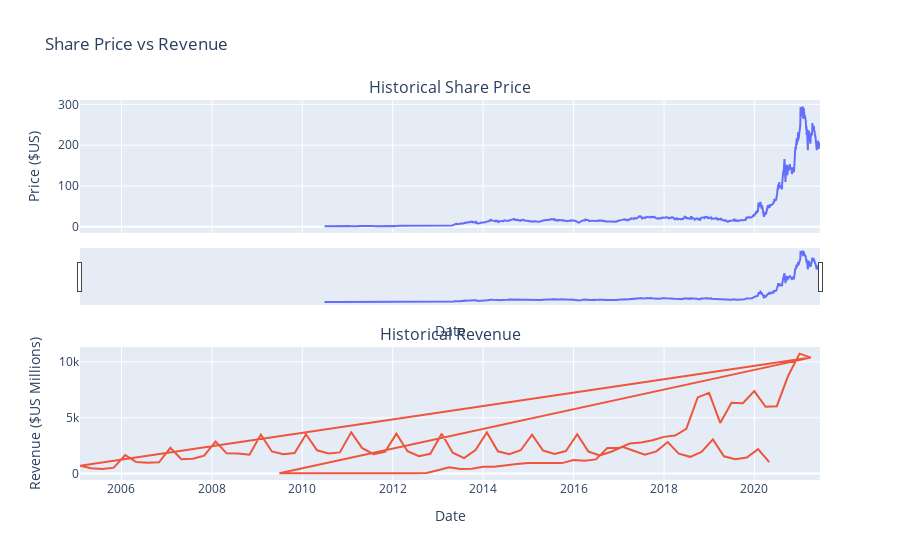

Notebook code for this chart:
### Markdown cell above
<details><summary>Hint</summary>

```

You just need to invoke the make_graph function with the required parameter to print the graphs.The structure to call the `make_graph` function is `make_graph(tesla_data, tesla_revenue, 'Tesla')`.

```
    
</details>

### Code cell
make_graph(tesla_data,tesla_revenue, 'Share Price vs Revenue')

### Figure 1 — Plotly figure (JSON) as saved in the notebook; plotly's stock layout.template omitted (floating-point values rounded to 4 significant figures; data arrays with more than 128 entries replaced by an {"elided": "..."} marker saying what was removed)
{"data": [{"name": "Share Price", "type": "scatter", "x": {"elided": "2759 str values"}, "xaxis": "x", "y": {"elided": "2759 float values"}, "yaxis": "y"}, {"name": "Revenue", "type": "scatter", "x": {"elided": "203 str values"}, "xaxis": "x2", "y": {"elided": "203 int values"}, "yaxis": "y2"}], "layout": {"annotations": [{"font": {"size": 16}, "showarrow": false, "text": "Historical Share Price", "x": 0.5, "xanchor": "center", "xref": "paper", "y": 1.0, "yanchor": "bottom", "yref": "paper"}, {"font": {"size": 16}, "showarrow": false, "text": "Historical Revenue", "x": 0.5, "xanchor": "center", "xref": "paper", "y": 0.35, "yanchor": "bottom", "yref": "paper"}], "autosize": true, "showlegend": false, "title": {"text": "Share Price vs Revenue"}, "xaxis": {"anchor": "y", "autorange": true, "domain": [0, 1], "matches": "x2", "range": ["2005-01-31", "2021-06-14"], "rangeslider": {"autorange": true, "range": ["2005-01-31", "2021-06-14"], "visible": true, "yaxis": {"_template": null, "rangemode": "match"}}, "showticklabels": false, "title": {"text": "Date"}, "type": "date"}, "xaxis2": {"anchor": "y2", "autorange": true, "domain": [0, 1], "range": ["2005-01-31", "2021-06-14"], "title": {"text": "Date"}, "type": "date"}, "yaxis": {"anchor": "x", "autorange": true, "domain": [0.65, 1.0], "range": [-15.24, 310.7], "title": {"text": "Price ($US)"}, "type": "linear"}, "yaxis2": {"anchor": "x2", "autorange": true, "domain": [0, 0.35], "range": [-574.7, 11340.0], "title": {"text": "Revenue ($US Millions)"}, "type": "linear"}}}
